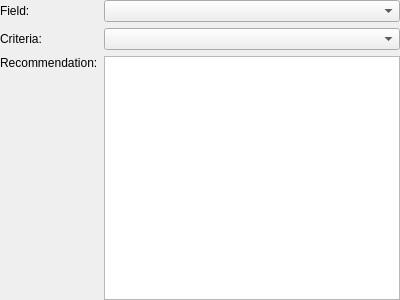
<?xml version="1.0" encoding="UTF-8"?>
<ui version="4.0">
 <class>ComparisonParameterValueForm</class>
 <widget class="QWidget" name="ComparisonParameterValueForm">
  <property name="geometry">
   <rect>
    <x>0</x>
    <y>0</y>
    <width>400</width>
    <height>300</height>
   </rect>
  </property>
  <property name="windowTitle">
   <string>Form</string>
  </property>
  <layout class="QGridLayout" name="gridLayout">
   <property name="leftMargin">
    <number>0</number>
   </property>
   <property name="topMargin">
    <number>0</number>
   </property>
   <property name="rightMargin">
    <number>0</number>
   </property>
   <property name="bottomMargin">
    <number>0</number>
   </property>
   <item row="0" column="0">
    <widget class="QLabel" name="fieldLabel">
     <property name="text">
      <string>Field:</string>
     </property>
    </widget>
   </item>
   <item row="0" column="1">
    <widget class="QComboBox" name="fieldComboBox"/>
   </item>
   <item row="1" column="0">
    <widget class="QLabel" name="criteriaLabel">
     <property name="text">
      <string>Criteria:</string>
     </property>
    </widget>
   </item>
   <item row="1" column="1">
    <widget class="QComboBox" name="criteriaComboBox"/>
   </item>
   <item row="2" column="0">
    <widget class="QLabel" name="recommendationLabel">
     <property name="text">
      <string>Recommendation:</string>
     </property>
     <property name="alignment">
      <set>Qt::AlignLeading|Qt::AlignLeft|Qt::AlignTop</set>
     </property>
    </widget>
   </item>
   <item row="2" column="1">
    <widget class="QTextEdit" name="recommendationTextEdit">
     <property name="sizePolicy">
      <sizepolicy hsizetype="Expanding" vsizetype="Expanding">
       <horstretch>0</horstretch>
       <verstretch>0</verstretch>
      </sizepolicy>
     </property>
    </widget>
   </item>
  </layout>
 </widget>
 <resources/>
 <connections/>
</ui>
